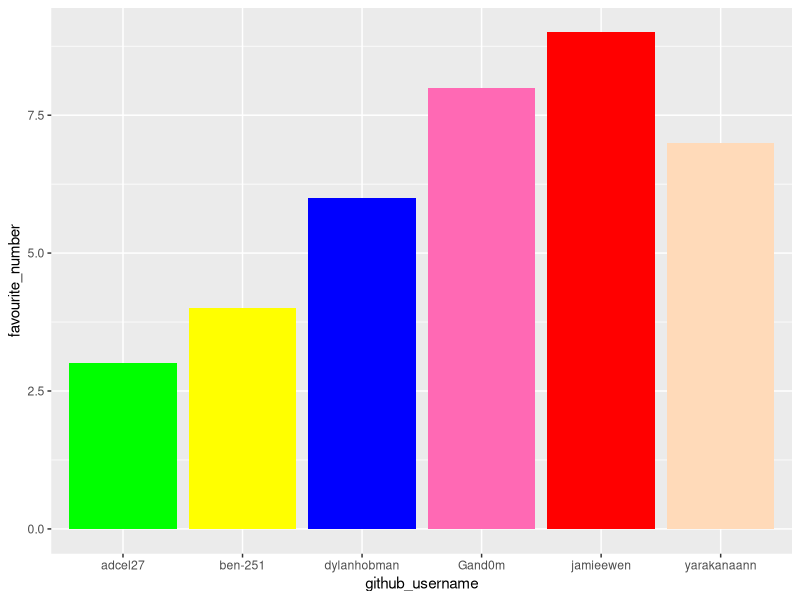
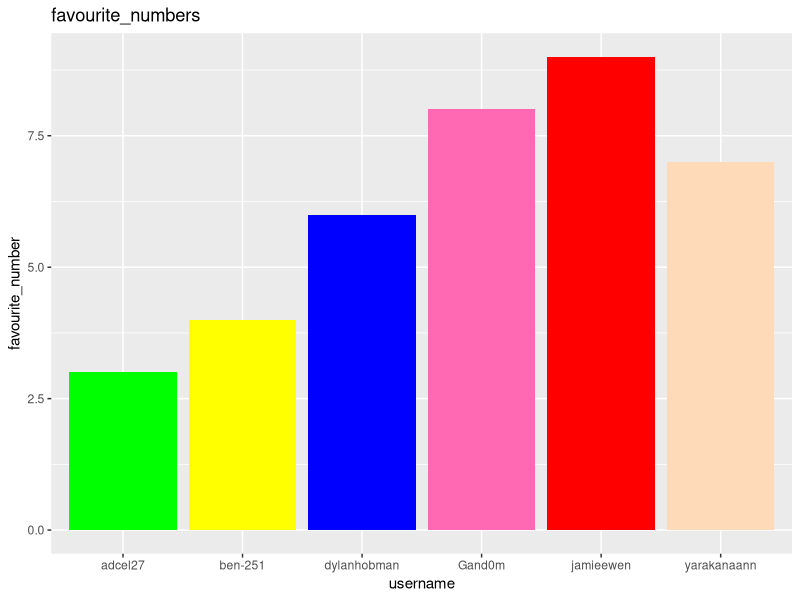
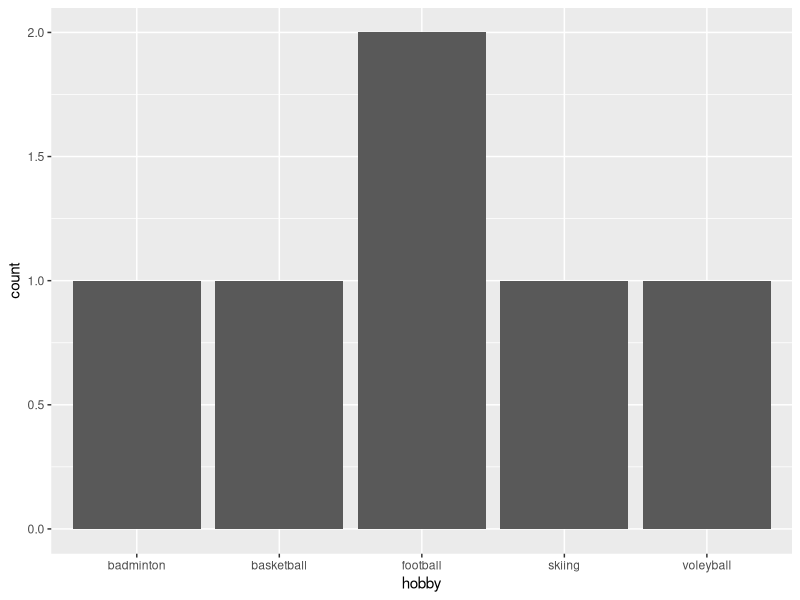

Reproduce these figures in R, in order.
## ---- chunk 1
library(tidyverse) 
## ---- chunk 2
team_data <- tibble(
  name = c("Adam", "Jamie", "Dylan", 
           "Ben", "Yara", "Gandom"),
  github_username = c("adcel27", "jamieewen", "dylanhobman", 
                      "ben-251", "yarakanaann", "Gand0m"), 
  colour = c("green", "red", "blue", 
             "yellow", "peachpuff", "hotpink"),
  hobby = c("skiing", "football", "football", 
            "basketball", "badminton", "voleyball"),
  favourite_number = c(3, 9, 6, 4, 7, 8)
  )

team_data
## ---- chunk 3
p1 <- ggplot(data = team_data, 
             mapping = aes(x = github_username, 
                           y = favourite_number,
                           fill = colour), 
             ) +
   geom_col() +
   scale_fill_identity()
p1
## ---- chunk 4
p1 + labs(x = "username", 
          y = "favourite_number",
          title = "favourite_numbers")
## ---- chunk 5
p2 <- ggplot(team_data, aes(x = hobby)) +
  geom_bar()
p2
